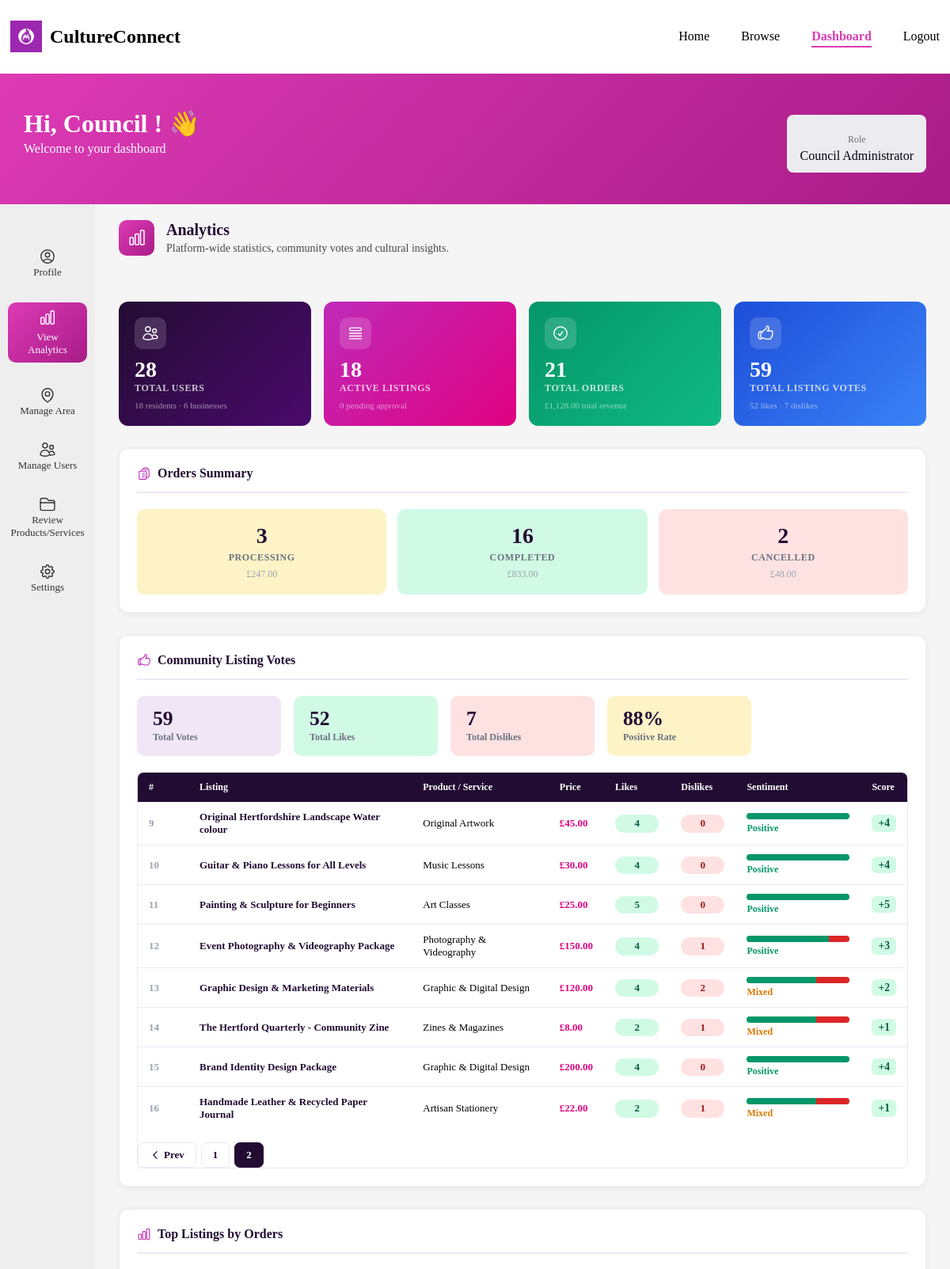
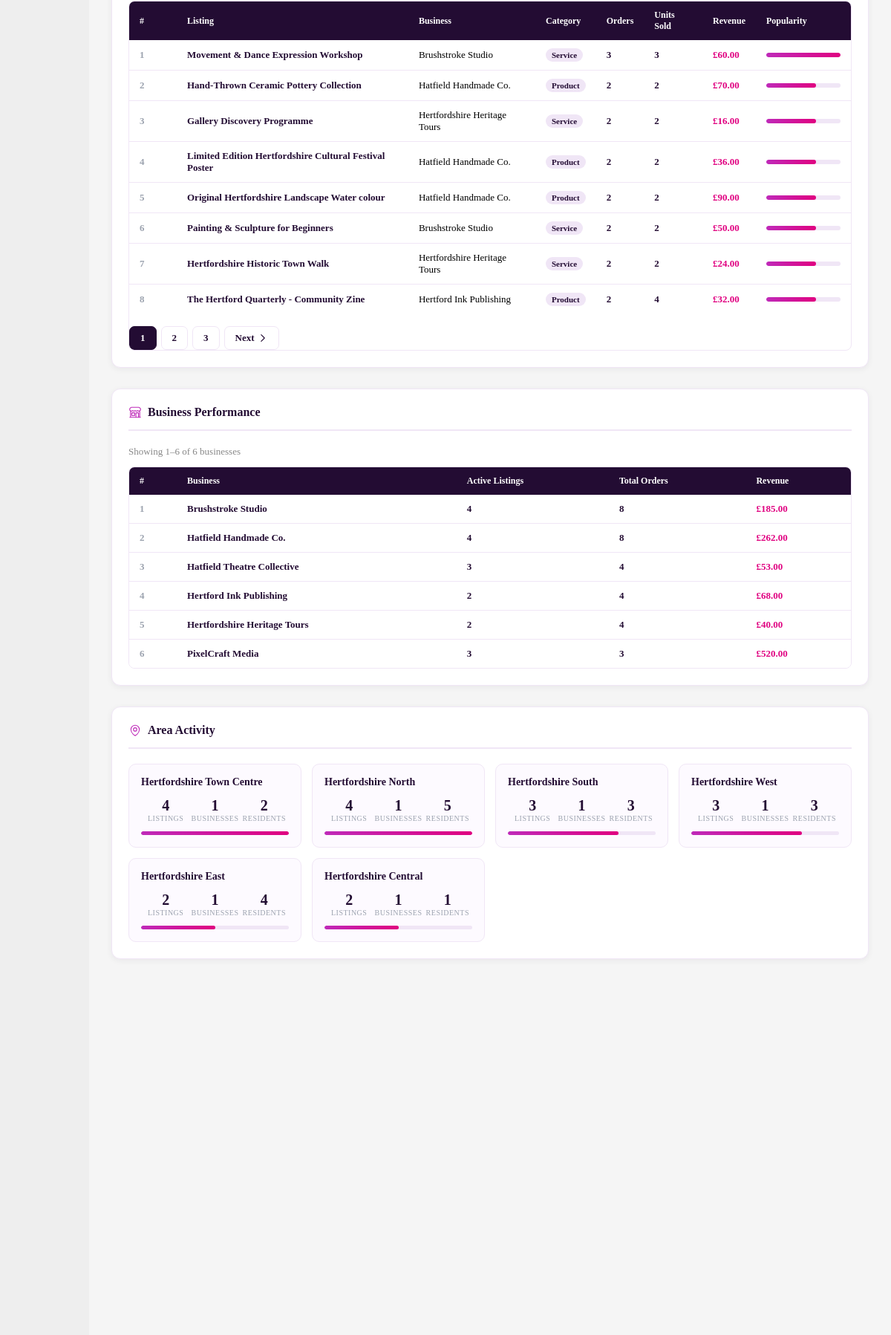
The page /frontend/pages/dashboard.php?page=analytics&votes_page=2 (signed in, upper part) on the database its author committed (2 pictures, top to bottom).
### tables this page shows
CREATE TABLE `listings` (
  `listing_id` int(11) NOT NULL,
  `sme_id` int(11) NOT NULL,
  `title` varchar(150) NOT NULL,
  `caption` varchar(255) NOT NULL,
  `description` text NOT NULL,
  `price` decimal(10,2) NOT NULL,
  `status` enum('active','inactive','pending') DEFAULT 'pending',
  `created_at` timestamp NOT NULL DEFAULT current_timestamp(),
  `updated_at` timestamp NOT NULL DEFAULT current_timestamp() ON UPDATE current_timestamp(),
  `item_id` int(11) NOT NULL,
  `approved_by` int(11) DEFAULT NULL
);

CREATE TABLE `sme_profiles` (
  `sme_id` int(11) NOT NULL,
  `business_name` varchar(150) NOT NULL,
  `approval_status` enum('pending','approved','rejected') NOT NULL,
  `created_at` timestamp NOT NULL DEFAULT current_timestamp(),
  `area_id` int(11) NOT NULL,
  `description` text NOT NULL,
  `phone` varchar(20) NOT NULL,
  `user_id` int(11) NOT NULL,
  `subcategory_id` int(11) NOT NULL
);

### frontend/pages/analytics.php (the view, shortened to what the rows shown need)
<?php
$votes_r = mysqli_query($conn, "
    SELECT product_name, listing_title, price,
           total_likes, total_dislikes, ranking
    FROM resident_product_service_interest
    WHERE (total_likes + total_dislikes) > 0
    ORDER BY ranking DESC
");
$vote_rankings = [];
while ($row = mysqli_fetch_assoc($votes_r)) $vote_rankings[] = $row;
$top_listings_r = mysqli_query($conn, "
    SELECT l.listing_id, l.title, l.price,
           sp.business_name,
           pc.category_name,
           COUNT(oi.order_item_id)      AS order_count,
           SUM(oi.quantity)             AS units_sold,
           SUM(oi.price * oi.quantity)  AS revenue
    FROM listings l
    JOIN product_service ps                ON l.item_id         = ps.item_id
    JOIN product_service_subcategories pss ON ps.subcategory_id = pss.subcategory_id
    JOIN product_service_categories pc     ON pss.category_id   = pc.category_id
    JOIN sme_profiles sp                   ON l.sme_id          = sp.sme_id
    JOIN order_items oi                    ON l.listing_id       = oi.listing_id
    GROUP BY l.listing_id
    ORDER BY order_count DESC
");
$top_listings = [];
while ($row = mysqli_fetch_assoc($top_listings_r)) $top_listings[] = $row;
$top_per_page   = 8;
$top_page       = max(1, intval($_GET['top_page'] ?? 1));
$total_top      = count($top_listings);
$top_pages      = ceil($total_top / $top_per_page);
$top_page       = min($top_page, max(1, $top_pages));
$top_offset     = ($top_page - 1) * $top_per_page;
$paged_top      = array_slice($top_listings, $top_offset, $top_per_page);
$max_orders     = !empty($top_listings) ? $top_listings[0]['order_count'] : 1;
$sme_perf_r = mysqli_query($conn, "
    SELECT sp.business_name,
           COUNT(DISTINCT l.listing_id)     AS listing_count,
           COUNT(DISTINCT oi.order_item_id) AS order_count,
           SUM(oi.price * oi.quantity)      AS revenue
    FROM sme_profiles sp
    LEFT JOIN listings l     ON sp.sme_id     = l.sme_id AND l.status = 'active'
    LEFT JOIN order_items oi ON l.listing_id  = oi.listing_id
    WHERE sp.approval_status = 'approved'
    GROUP BY sp.sme_id
    ORDER BY order_count DESC
");
$sme_perf = [];
while ($row = mysqli_fetch_assoc($sme_perf_r)) $sme_perf[] = $row;
?>
<div class="an-page">
    <?php
        include '../components/section_header.php';
    ?>
    <div class="an-section">
        <h2 class="an-section-title">
            Orders Summary
        </h2>
    </div>
    <div class="an-section">
        <h2 class="an-section-title">
            Community Listing Votes
        </h2>
        <?php if (empty($vote_rankings)) : ?>
        <div class="an-empty">No votes have been cast on listings yet.</div>
        <?php else : ?>
        <div class="an-table-wrap">
            <table class="an-table">
                <thead>
                    <tr>
                        <th>#</th>
                        <th>Listing</th>
                        <th>Product / Service</th>
                        <th>Price</th>
                        <th>Likes</th>
                        <th>Dislikes</th>
                        <th>Sentiment</th>
                        <th>Score</th>
                    </tr>
                </thead>
            </table>
        </div>
        <?php endif; ?>
    </div>
    <div class="an-section">
        <h2 class="an-section-title">
            Top Listings by Orders
        </h2>
        <?php if (empty($top_listings)) : ?>
        <div class="an-empty">No orders placed yet.</div>
        <?php else : ?>
        <div class="an-table-wrap">
            <table class="an-table">
                <thead>
                    <tr>
                        <th>#</th>
                        <th>Listing</th>
                        <th>Business</th>
                        <th>Category</th>
                        <th>Orders</th>
                        <th>Units Sold</th>
                        <th>Revenue</th>
                        <th>Popularity</th>
                    </tr>
                </thead>
                <tbody>
                    <?php foreach ($paged_top as $i => $l) :
                        $pct = $max_orders > 0 ? round(($l['order_count'] / $max_orders) * 100) : 0;
                    ?>
                    <tr>
                        <td class="an-rank"><?= $top_offset + $i + 1 ?></td>
                        <td class="an-listing-title"><?= htmlspecialchars($l['title']) ?></td>
                        <td><?= htmlspecialchars($l['business_name']) ?></td>
                        <td><span class="an-cat-badge"><?= htmlspecialchars($l['category_name']) ?></span></td>
                        <td class="an-num"><?= $l['order_count'] ?></td>
                        <td class="an-num"><?= $l['units_sold'] ?></td>
                        <td class="an-revenue">£<?= number_format($l['revenue'], 2) ?></td>
                        <td class="an-bar-cell">
                            <div class="an-mini-bar-wrap">
                                <div class="an-mini-bar" style="width:<?= $pct ?>%"></div>
                            </div>
                        </td>
                    </tr>
                    <?php endforeach; ?>
                </tbody>
            </table>
        </div>
        <?php endif; ?>
    </div>
    <div class="an-section">
        <h2 class="an-section-title">
            Business Performance
        </h2>
        <?php if (empty($sme_perf)) : ?>
        <div class="an-empty">No business data available.</div>
        <?php else : ?>
        <div class="an-table-wrap">
            <table class="an-table">
                <thead>
                    <tr>
                        <th>#</th>
                        <th>Business</th>
                        <th>Active Listings</th>
                        <th>Total Orders</th>
                        <th>Revenue</th>
                    </tr>
                </thead>
            </table>
        </div>
        <?php endif; ?>
    </div>
    <div class="an-section">
        <h2 class="an-section-title">
            Area Activity
        </h2>
    </div>
</div>

### rows shown on the page
listings: i "1", title "Movement & Dance Expression Workshop", sme.business_name "Brushstroke Studio", category_name "Service", order_count "3", units_sold "3", revenue "60.00", $pct 100 (drawn)
listings: i "2", title "Hand-Thrown Ceramic Pottery Collection", sme.business_name "Hatfield Handmade Co.", category_name "Product", order_count "2", units_sold "2", revenue "70.00", $pct 67 (drawn)
listings: i "3", title "Gallery Discovery Programme", sme.business_name "Hertfordshire Heritage Tours", category_name "Service", order_count "2", units_sold "2", revenue "16.00", $pct 67 (drawn)
listings: i "4", title "Limited Edition Hertfordshire Cultural Festival Poster", sme.business_name "Hatfield Handmade Co.", category_name "Product", order_count "2", units_sold "2", revenue "36.00", $pct 67 (drawn)
listings: i "5", title "Original Hertfordshire Landscape Water colour", sme.business_name "Hatfield Handmade Co.", category_name "Product", order_count "2", units_sold "2", revenue "90.00", $pct 67 (drawn)
listings: i "6", title "Painting & Sculpture for Beginners", sme.business_name "Brushstroke Studio", category_name "Service", order_count "2", units_sold "2", revenue "50.00", $pct 67 (drawn)
listings: i "7", title "Hertfordshire Historic Town Walk", sme.business_name "Hertfordshire Heritage Tours", category_name "Service", order_count "2", units_sold "2", revenue "24.00", $pct 67 (drawn)
listings: i "8", title "The Hertford Quarterly - Community Zine", sme.business_name "Hertford Ink Publishing", category_name "Product", order_count "2", units_sold "4", revenue "32.00", $pct 67 (drawn)

### other values the page prints
$_SESSION['first_name'] "Council"
$_SESSION['user_role'] "Council Administrator"
$title "Analytics"
$subtitle "Platform-wide statistics, community votes and cultural insights."
$total_users "28"
$total_residents "18"
$total_smes "6"
$active_listings "18"
$pending_listings "0"
$total_orders "21"
$total_revenue "1,128.00"
$total_lv "59"
$total_likes "52"
$total_dislikes "7"
$data['count'] "3"
